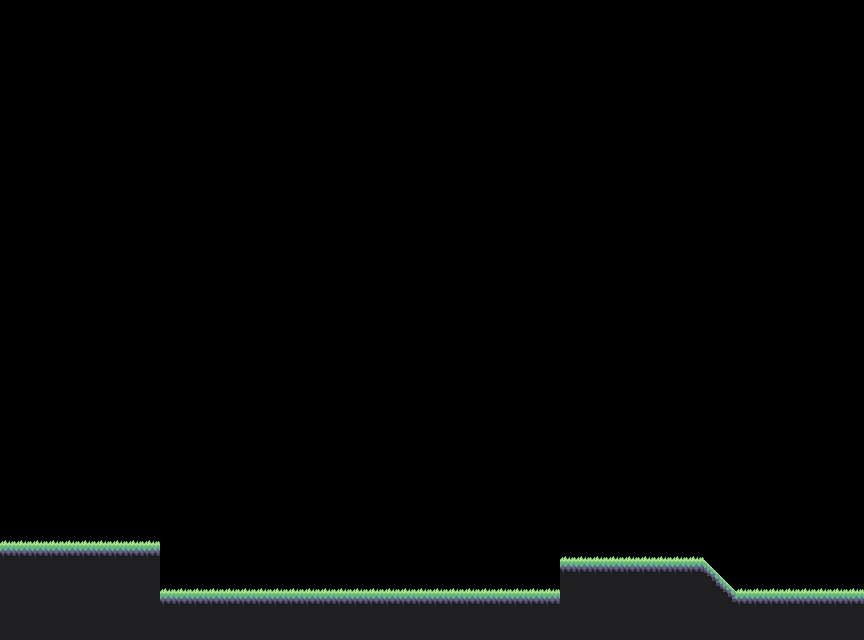

A level layout from a 2D game, rendered from its tile map. Below: a short description, then the map file with tile-grid data replaced by summaries:
An orthogonal 54x40 tile map with 16x16 px tiles, 2 tile layers (collision, details) and 3 objects (First, playerSpawn, onTouch).

<map version="1.0" tiledversion="1.0.3" orientation="orthogonal" renderorder="right-down" width="54" height="40" tilewidth="16" tileheight="16" nextobjectid="14">
 <properties>
  <property name="collisionLayer" value="collision" />
  <property name="defaultLayers" value="collision, details" />
 </properties>
 <tileset firstgid="1" name="tileset" tilewidth="16" tileheight="16" tilecount="35" columns="5">
  <image source="tileset.png" width="80" height="112" />
  <tile id="2">
   <properties>
    <property name="nez:isSlope" type="bool" value="true" />
    <property name="nez:slopeTopLeft" type="int" value="15" />
    <property name="nez:slopeTopRight" type="int" value="0" />
   </properties>
  </tile>
  <tile id="3">
   <properties>
    <property name="nez:isSlope" type="bool" value="true" />
    <property name="nez:slopeTopLeft" type="int" value="15" />
    <property name="nez:slopeTopRight" type="int" value="0" />
   </properties>
  </tile>
  <tile id="4">
   <properties>
    <property name="nez:isSlope" type="bool" value="true" />
    <property name="nez:slopeTopLeft" type="int" value="15" />
    <property name="nez:slopeTopRight" type="int" value="0" />
   </properties>
  </tile>
  <tile id="5">
   <properties>
    <property name="nez:isSlope" type="bool" value="true" />
    <property name="nez:slopeTopLeft" type="int" value="0" />
    <property name="nez:slopeTopRight" type="int" value="15" />
   </properties>
  </tile>
  <tile id="6">
   <properties>
    <property name="nez:isSlope" type="bool" value="true" />
    <property name="nez:slopeTopLeft" type="int" value="15" />
    <property name="nez:slopeTopRight" type="int" value="0" />
   </properties>
  </tile>
  <tile id="10">
   <properties>
    <property name="nez:isSlope" type="bool" value="true" />
    <property name="nez:slopeTopLeft" type="int" value="0" />
    <property name="nez:slopeTopRight" type="int" value="15" />
   </properties>
  </tile>
  <tile id="14">
   <properties>
    <property name="nez:isSlope" type="bool" value="true" />
    <property name="nez:slopeTopLeft" type="int" value="0" />
    <property name="nez:slopeTopRight" type="int" value="15" />
   </properties>
  </tile>
  <tile id="19">
   <properties>
    <property name="nez:isSlope" type="bool" value="true" />
    <property name="nez:slopeTopLeft" type="int" value="0" />
    <property name="nez:slopeTopRight" type="int" value="15" />
   </properties>
  </tile>
  <tile id="20">
   <properties>
    <property name="nez:isSlope" type="bool" value="true" />
    <property name="nez:slopeTopLeft" type="int" value="15" />
    <property name="nez:slopeTopRight" type="int" value="0" />
   </properties>
  </tile>
  <tile id="23">
   <properties>
    <property name="nez:isSlope" type="bool" value="true" />
    <property name="nez:slopeTopLeft" type="int" value="15" />
    <property name="nez:slopeTopRight" type="int" value="0" />
   </properties>
  </tile>
  <tile id="25">
   <properties>
    <property name="nez:isSlope" type="bool" value="true" />
    <property name="nez:slopeTopLeft" type="int" value="0" />
    <property name="nez:slopeTopRight" type="int" value="15" />
   </properties>
  </tile>
  <tile id="26">
   <properties>
    <property name="nez:isSlope" type="bool" value="true" />
    <property name="nez:slopeTopLeft" type="int" value="0" />
    <property name="nez:slopeTopRight" type="int" value="15" />
   </properties>
  </tile>
  <tile id="27">
   <properties>
    <property name="nez:isSlope" type="bool" value="true" />
    <property name="nez:slopeTopLeft" type="int" value="15" />
    <property name="nez:slopeTopRight" type="int" value="0" />
   </properties>
  </tile>
  <tile id="30">
   <properties>
    <property name="nez:isSlope" type="bool" value="true" />
    <property name="nez:slopeTopLeft" type="int" value="15" />
    <property name="nez:slopeTopRight" type="int" value="0" />
   </properties>
  </tile>
 </tileset>
 <layer name="collision" width="54" height="40">
  <data>[2160 cells, 213 non-empty, 4 distinct tile ids]</data>
 </layer>
 <layer name="details" width="54" height="40">
  <data>[2160 cells, 52 non-empty, 1 distinct tile ids]</data>
 </layer>
 <objectgroup color="#00557f" name="battleAreas">
  <object id="9" name="First" x="192" y="432" width="336" height="160">
   <properties>
    <property name="enemies" value="EnemyImp" />
    <property name="waves" value="1" />
   </properties>
  </object>
 </objectgroup>
 <objectgroup name="objects">
  <object id="1" name="playerSpawn" x="16" y="512" width="32" height="32" />
 </objectgroup>
 <objectgroup name="transfers">
  <object id="5" name="Transfer" type="onTouch" x="848" y="176" width="4" height="416">
   <properties>
    <property name="destinyId" type="int" value="2" />
    <property name="direction" value="right" />
   </properties>
  </object>
 </objectgroup>
 <objectgroup color="#ff5500" name="enemies" />
</map>
